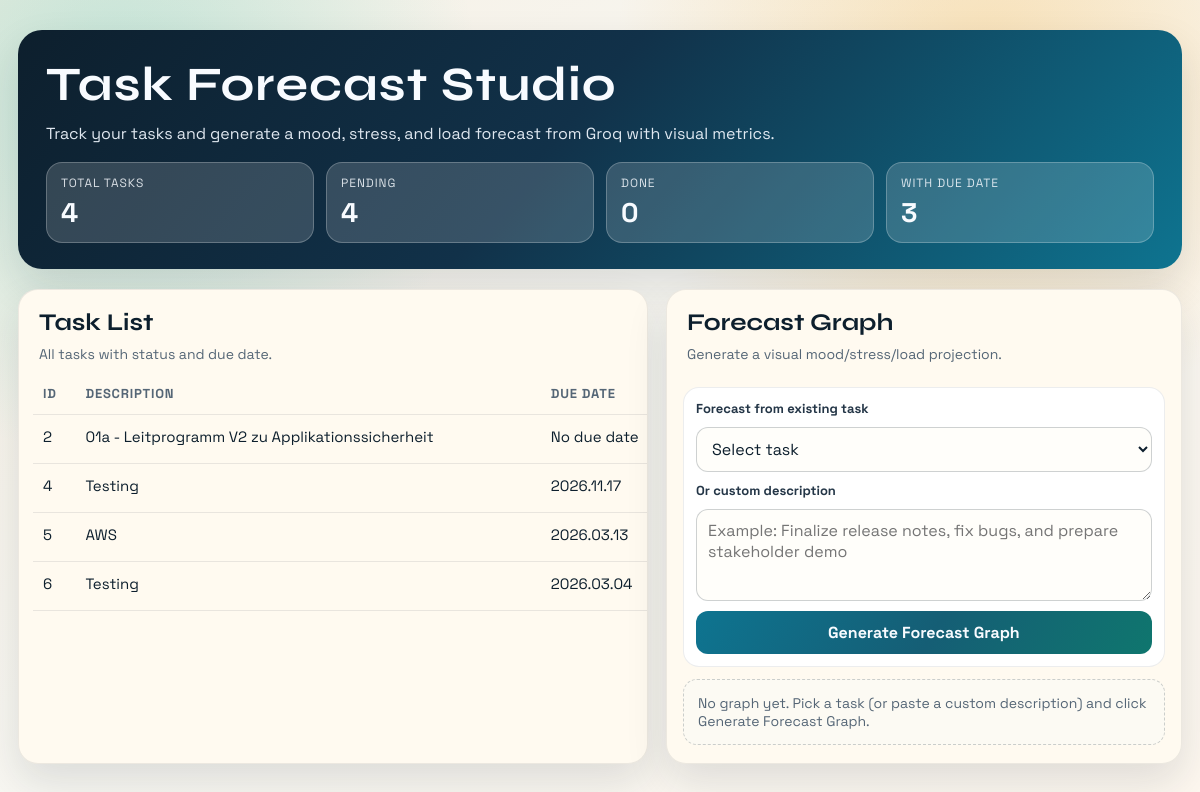
The page / on the database its author committed.
### tables this page shows
CREATE TABLE tasks (id INTEGER PRIMARY KEY AUTOINCREMENT, description TEXT NOT NULL, status TEXT NOT NULL, due_date TEXT, mood INTEGER, stress INTEGER, load INTEGER, forecast_description TEXT);

### dashboard/app.py (the view, shortened to what this page needs)
@app.route('/', methods=['GET', 'POST'])
def index():
    rows = db.get_tasks()
    tasks = logic.format_tasks_list(rows)
    forecast = None
    forecast_error = None
    selected_task_id = ""
    custom_description = ""
    summary = logic.tasks_summary(tasks)
    total_tasks = summary['total']
    done_tasks = summary['done']
    pending_tasks = summary['pending']
    due_tasks = summary['due']
    return render_template(
        'index.html',
        tasks=tasks,
        total_tasks=total_tasks,
        done_tasks=done_tasks,
        pending_tasks=pending_tasks,
        due_tasks=due_tasks,
        forecast=forecast,
        forecast_error=forecast_error,
        selected_task_id=selected_task_id,
        custom_description=custom_description,
    )

### core/logic.py (called while the page is built)
def format_task_row(row: Mapping[str, Any]) -> Dict[str, Any]:
    row_dict = dict(row)
    return {
        "id": int(row_dict["id"]),
        "description": str(row_dict["description"]),
        "status": str(row_dict.get("status") or "pending"),
        "due_date": row_dict.get("due_date") or None,
    }

def format_tasks_list(rows: Iterable[Dict[str, Any]]) -> list:
    return [format_task_row(r) for r in rows]

def tasks_summary(tasks: Iterable[Dict[str, Any]]) -> Dict[str, int]:
    total = 0
    done = 0
    due = 0
    for t in tasks:
        total += 1
        if str(t.get("status", "")).lower() == "done":
            done += 1
        if t.get("due_date"):
            due += 1
    return {"total": total, "done": done, "pending": total - done, "due": due}

### database/db.py (called while the page is built)
def get_db_connection():
    conn = sqlite3.connect('tasks.db')
    conn.row_factory = sqlite3.Row
    return conn

def get_tasks():
    conn = get_db_connection()
    tasks = conn.execute('SELECT * FROM tasks').fetchall()
    conn.close()
    return tasks

### dashboard/templates/index.html (shortened to what this page needs)
<!DOCTYPE html>
<html lang="en">
<head>
</head>
<body>
    <div class="page">
        <section class="hero">
            <h1>Task Forecast Studio</h1>
            <p>Track your tasks and generate a mood, stress, and load forecast from Groq with visual metrics.</p>
            <div class="stats">
                <article class="stat">
                    <div class="label">Total Tasks</div>
                    <div class="value">{{ total_tasks }}</div>
                </article>
                <article class="stat">
                    <div class="label">Pending</div>
                    <div class="value">{{ pending_tasks }}</div>
                </article>
                <article class="stat">
                    <div class="label">Done</div>
                    <div class="value">{{ done_tasks }}</div>
                </article>
                <article class="stat">
                    <div class="label">With Due Date</div>
                    <div class="value">{{ due_tasks }}</div>
                </article>
            </div>
        </section>
        <main class="layout">
            <section class="panel">
                <div class="panel-head">
                    <h2>Task List</h2>
                    <p>All tasks with status and due date.</p>
                </div>
                <div class="table-wrap">
                    <table>
                        <thead>
                            <tr>
                                <th>ID</th>
                                <th>Description</th>
                                <th>Due Date</th>
                            </tr>
                        </thead>
                        <tbody>
                            {% for task in tasks %}
                            <tr>
                                <td>{{ task['id'] }}</td>
                                <td>{{ task['description'] }}</td>
                                <td>{{ task['due_date'] if task['due_date'] else 'No due date' }}</td>
                            </tr>
                            {% endfor %}
                        </tbody>
                    </table>
                </div>
            </section>
            <section class="panel">
                <div class="panel-head">
                    <h2>Forecast Graph</h2>
                    <p>Generate a visual mood/stress/load projection.</p>
                </div>
                <div class="forecast-pane">
                    <form method="post" class="forecast-form">
                        <label for="task_id">Forecast from existing task</label>
                        <select id="task_id" name="task_id">
                            <option value="">Select task</option>
                        </select>
                        <label for="custom_description">Or custom description</label>
                        <textarea id="custom_description" name="custom_description" placeholder="Example: Finalize release notes, fix bugs, and prepare stakeholder demo">{{ custom_description }}</textarea>
                        <button class="btn" type="submit">Generate Forecast Graph</button>
                    </form>
                    {% if forecast %}
                    <section class="result">
                        <p class="source"><strong>Based on:</strong> {{ forecast['source_description'] }}</p>
                        <div class="metrics">
                            <div class="metric">
                                <div class="metric-head"><span>Mood</span><span>{{ forecast['mood_score'] }}%</span></div>
                                <div class="track"><div class="fill mood" data-score="{{ forecast['mood_score'] }}"></div></div>
                                <span class="chip">{{ forecast['mood'] }}</span>
                            </div>
                            <div class="metric">
                                <div class="metric-head"><span>Stress</span><span>{{ forecast['stress_score'] }}%</span></div>
                                <div class="track"><div class="fill stress" data-score="{{ forecast['stress_score'] }}"></div></div>
                                <span class="chip">{{ forecast['stress'] }}</span>
                            </div>
                            <div class="metric">
                                <div class="metric-head"><span>Load</span><span>{{ forecast['load_score'] }}%</span></div>
                                <div class="track"><div class="fill load" data-score="{{ forecast['load_score'] }}"></div></div>
                                <span class="chip">{{ forecast['load'] }}</span>
                            </div>
                        </div>
                        <div class="summary">{{ forecast['summary'] }}</div>
                    </section>
                    {% else %}
                    <div class="empty">No graph yet. Pick a task (or paste a custom description) and click Generate Forecast Graph.</div>
                    {% endif %}
                </div>
            </section>
        </main>
    </div>
</body>
</html>

### dashboard/templates/index.html (style rules this page uses)
:root { --bg: #f5efe3; --paper: #fffaf0; --ink: #0d1f2d; --muted: #556676; --accent: #0e7490; --accent-soft: #d9f0f4; --warm: #f59e0b; --mood: #14b8a6; --stress: #ef4444; --load: #f59e0b; --done: #16a34a; --pending: #475569; --ring: rgba(14, 116, 144, 0.18); --card-shadow: 0 18px 42px rgba(13, 31, 45, 0.12); }
* { box-sizing: border-box; }
body { margin: 0; min-height: 100vh; font-family: "Space Grotesk", "Trebuchet MS", sans-serif; color: var(--ink); background: radial-gradient(circle at 10% 12%, rgba(20, 184, 166, 0.24), transparent 28%), radial-gradient(circle at 82% 8%, rgba(245, 158, 11, 0.26), transparent 30%), linear-gradient(140deg, #f5efe3 0%, #f8f7f2 45%, #fdf7ef 100%); }
.page { max-width: 1320px; margin: 0 auto; padding: 30px 18px 46px; }
.hero { background: linear-gradient(130deg, #0d1f2d 0%, #113149 46%, #0e7490 100%); color: #f8fbff; border-radius: 24px; padding: 26px 28px; box-shadow: var(--card-shadow); animation: reveal 0.7s ease both; }
.hero h1 { margin: 0; font-family: "Syne", "Franklin Gothic Medium", sans-serif; letter-spacing: 0.02em; font-size: clamp(32px, 4vw, 48px); }
.hero p { margin: 10px 0 0; max-width: 800px; color: rgba(241, 247, 255, 0.92); font-size: 16px; }
.stats { margin-top: 18px; display: grid; grid-template-columns: repeat(4, minmax(140px, 1fr)); gap: 12px; animation: reveal 0.9s ease both; }
.stat { background: rgba(255, 255, 255, 0.16); border: 1px solid rgba(255, 255, 255, 0.24); border-radius: 16px; padding: 12px 14px; backdrop-filter: blur(4px); }
.stat .label { font-size: 12px; text-transform: uppercase; letter-spacing: 0.08em; opacity: 0.84; }
.stat .value { margin-top: 4px; font-size: 27px; font-weight: 700; }
.layout { margin-top: 20px; display: grid; grid-template-columns: 1.1fr 0.9fr; gap: 18px; }
.panel { background: var(--paper); border: 1px solid rgba(13, 31, 45, 0.08); border-radius: 20px; box-shadow: var(--card-shadow); overflow: hidden; animation: rise 0.65s ease both; }
.panel-head { padding: 18px 20px 10px; }
.panel-head h2 { margin: 0; font-family: "Syne", "Franklin Gothic Medium", sans-serif; font-size: 24px; }
.panel-head p { margin: 8px 0 0; color: var(--muted); font-size: 14px; }
.table-wrap { padding: 0 14px 16px; overflow-x: auto; }
table { width: 100%; border-collapse: collapse; min-width: 760px; font-size: 15px; }
th, td { padding: 12px 10px; text-align: left; border-bottom: 1px solid rgba(13, 31, 45, 0.09); vertical-align: top; }
thead th { font-size: 13px; letter-spacing: 0.06em; text-transform: uppercase; color: var(--muted); }
.forecast-pane { padding: 14px 16px 18px; }
.forecast-form { display: grid; gap: 10px; background: #ffffff; border: 1px solid rgba(13, 31, 45, 0.08); border-radius: 16px; padding: 12px; }
.forecast-form label { font-size: 13px; font-weight: 700; color: #243647; }
.forecast-form select, .forecast-form textarea { width: 100%; border: 1px solid rgba(13, 31, 45, 0.2); border-radius: 12px; padding: 10px 11px; font: inherit; background: #fffefa; color: var(--ink); transition: border-color 0.2s ease, box-shadow 0.2s ease; }
.forecast-form textarea { min-height: 92px; resize: vertical; }
.btn { border: 0; border-radius: 12px; padding: 11px 14px; font: inherit; font-weight: 700; color: #f8fbff; background: linear-gradient(120deg, #0e7490 0%, #155e75 52%, #0f766e 100%); cursor: pointer; transition: transform 0.18s ease, box-shadow 0.18s ease; }
.empty { margin-top: 12px; border-radius: 14px; border: 1px dashed rgba(13, 31, 45, 0.2); padding: 14px; color: var(--muted); background: #fcfaf3; font-size: 14px; }

### rows shown on the page
tasks: id "2", description "01a - Leitprogramm V2 zu Applikationssicherheit", task "No due date"
tasks: id "4", description "Testing", due_date "2026.11.17"
tasks: id "5", description "AWS", due_date "2026.03.13"
tasks: id "6", description "Testing", due_date "2026.03.04"

### other values the page prints
{{ total_tasks }} "4"
{{ pending_tasks }} "4"
{{ done_tasks }} "0"
{{ due_tasks }} "3"
